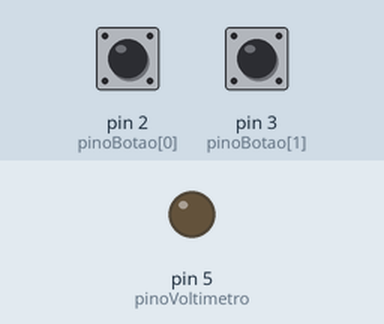
A sketch run on a simulated Arduino Uno, built with avr-gcc and run on an emulated ATmega328P. On the bench: output pins drawn as LEDs (lit = HIGH). The test bench sets the inputs (shaded band); at power-on: pin 2 (pinoBotao[0]) LOW, pin 3 (pinoBotao[1]) LOW.

Above: at 1.2 s.
1.3 s: pin 2 (pinoBotao[0]) pulled HIGH for 0.15 s
At 1.8 s:
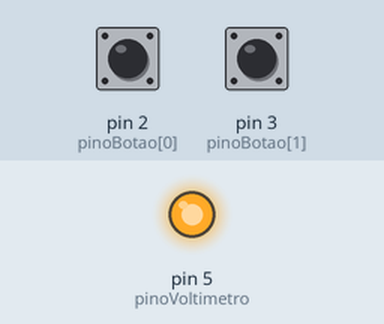
2.9 s: pin 2 (pinoBotao[0]) pulsed HIGH 2 times (0.12 s each, 0.3 s apart)
At 4.1 s:
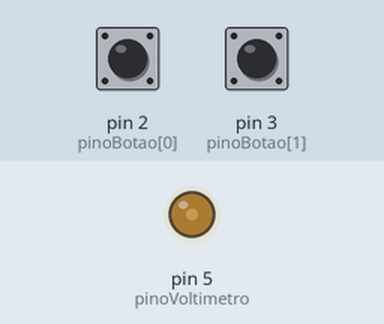
5.0 s: pin 3 (pinoBotao[1]) pulled HIGH for 0.15 s
At 6.2 s:
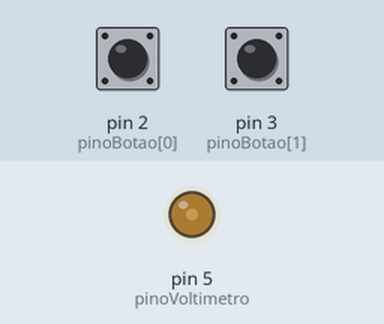
6.6 s: pin 3 (pinoBotao[1]) pulled HIGH for 1 s
At 7.8 s:
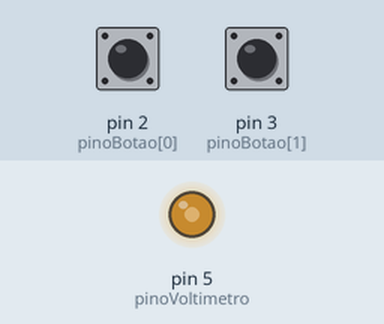
9.1 s: pin 3 (pinoBotao[1]) pulled HIGH for 3.2 s
At 10.5 s:
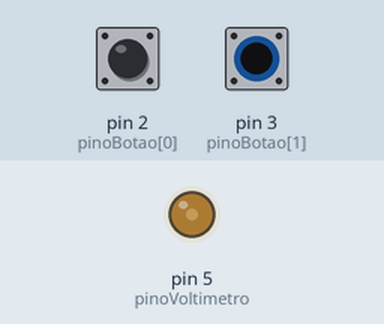
13.8 s: pin 2 (pinoBotao[0]) pulsed HIGH 5 times (0.12 s each, 0.3 s apart)
Timing chart, 0 to 16.8 s (numbered marks = the images above; inputs shaded):
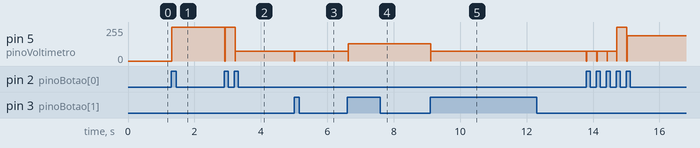

The sketch:

mla_arduino.ino
```cpp
#define N_HISTORICO 4
#define N_ESTATISTICAS (1<<N_HISTORICO)
#define N_BOTOES 2

#define PERIODO_ATUALIZACAO 25
#define ATRASO_BOUNCE 100 / PERIODO_ATUALIZACAO

#define intervalo_treinamento 8

int estatisticas[N_ESTATISTICAS];
int historico[N_HISTORICO];
int acertos = 0;
int n_escolhas = 0;
float taxa_acertos = 0.5;

const int DEBUG = 0;

struct botao {
    int n;
    int estado;
    int atraso;
};

struct botao botoes[N_BOTOES];
enum estado_botao { b_apertado, b_solto, b_ativar, b_desapertado };

char print_buffer[40];
#define DEBUG_PRINT(...)                   \
  do {                                     \
      if(DEBUG) {                          \
        sprintf (print_buffer,__VA_ARGS__);\
        Serial.print(print_buffer);        \
      }                                    \
  } while(0)

int pinoBotao[N_BOTOES] = { 2, 3 };
// the number of the pushbutton pin

const int pinoVoltimetro = 5;

void atualiza_botoes ();
void atualiza_displays ();
float f_livre_arbitrio();

void setup() {
  Serial.begin(9600);

  randomSeed(analogRead(0));

  for( int i = 0; i < N_BOTOES; i++ ) {
    pinMode(pinoBotao[i], INPUT);
  }
  pinMode(pinoVoltimetro, OUTPUT);

  //Inicializa botoes
  for ( int i = 0; i < N_BOTOES; i++ ) {
    botoes[i].n = i;
    botoes[i].estado = 0;
    botoes[i].atraso = 0;
  }

  //Inicializa estatisticas
  for ( int i = 0; i < N_ESTATISTICAS; i++ ) {
    estatisticas[i] = 0;
  }
  // Inicializa historico
  for (int i = 0; i < N_HISTORICO; i++ ) {
    historico[i] = 0;
  }
  // put your setup code here, to run once:

}

// put your main code here, to run repeatedly
void loop() {

  delay(PERIODO_ATUALIZACAO);

  atualiza_botoes();

  if ( botoes[0].estado == b_ativar || botoes[1].estado == b_ativar ) {

    int escolha;
    if ( botoes[0].estado == b_ativar ) {
      escolha = 0;
    }
    else {
      escolha = 1;
    }

    DEBUG_PRINT("Escolha: %d\n",  escolha);

    n_escolhas++;

    // escolha = 0 ou 1
    // 0: esquerda, 1: direita

    // Geracao de previsao
    // Possiveis estados: escolha = 0 | historico ou escolha = 1 | historico

    // Exemplo
    // historico
    // 0010
    // 10010 - 7 -> previsao
    // 00010 - 4

    int prox_estado0, prox_estado1;
    prox_estado0 = 0;
    prox_estado0 += 0 * 1<<(N_HISTORICO-1);
    for ( int i = 0; i < N_HISTORICO-1; i++ ) {
      prox_estado0 += historico[i] * 1<<(N_HISTORICO-1-(i+1));
    }

    prox_estado1 = 0;
    prox_estado1 += 1 * 1<<(N_HISTORICO-1);
    for ( int i = 0; i < N_HISTORICO-1; i++ ) {
      prox_estado1 += historico[i] * 1<<(N_HISTORICO-1-(i+1));
    }

    int previsao;
    if ( estatisticas[prox_estado0] > estatisticas[prox_estado1] ) {
      previsao = 0;
    }
    else {
      previsao = 1;
    }

    //
    //
    if ( escolha == previsao ) {
      acertos++;
      taxa_acertos = (float) acertos / n_escolhas;
    }

    // Acomodacao da nova decisao no historico
    for( int i = N_HISTORICO-1; i > 0; i-- ) {
      historico[i] = historico[i-1];
    }
    historico[0] = escolha;

    // Estado associado ao novo historico
    int novo_estado = 0;
    for ( int i = 0; i < N_HISTORICO; i++ ) {
        DEBUG_PRINT("historico %d : %d\n" , i, historico[i] );
        novo_estado += historico[i] * 1<<(N_HISTORICO-1-i);
    }

    // Incementa estatistica do novo estado
    estatisticas[novo_estado]++;

    atualiza_displays();

    int prev_int = (int) 100 * taxa_acertos;
    DEBUG_PRINT("Previsibilidade: %d\n", prev_int);
    int la_int = (int) 255* f_livre_arbitrio() ;
    DEBUG_PRINT("Previsibilidade: %d\n", la_int);
  }
}

// TODO
void atualiza_botoes () {
  for( int i = 0; i < N_BOTOES; i++ ) {
    atualiza_botao(&botoes[i]);
    //DEBUG_PRINT("Estado botao %d: %d\n",  i, botoes[i].estado);
  }
}

int leitura_botao(int n_botao)
{
    return digitalRead(pinoBotao[n_botao]);
}

void atualiza_botao(botao* b)
{
    switch(b->estado) {
    case b_apertado:
        b->atraso++;
        if( b->atraso > ATRASO_BOUNCE && leitura_botao(b->n) == 0 ) {
            b->estado = b_solto;
            b->atraso = 0;
        }
        break;
    case b_ativar:
        b->estado = b_apertado;
        b->atraso = 0;
        break;
    case b_solto:
        b->atraso++;
        if( b->atraso > ATRASO_BOUNCE && leitura_botao(b->n) == 1 ) {
            b->estado = b_ativar;
            b->atraso = 0;
        }
        break;
    default:
        break;
    }
}

void atualiza_displays () {
  // Display atual: Voltimetro (0-5V)
  // TODO: movimentar agulha de acordo com variancia

  float saida = 255 * f_livre_arbitrio();
  int saida_analogica = (int) saida;

  analogWrite(pinoVoltimetro, 0);
  delay(10);
  analogWrite(pinoVoltimetro, saida);

}

// Use sua habilidade artistico-matematica-filosofica
float f_livre_arbitrio() {
  float livre_arbitrio;
  if ( taxa_acertos < 0.5 ) {
    livre_arbitrio = 1;
  }
  else {
    livre_arbitrio = (float) pow((1-2*(taxa_acertos-0.5)),3);
  }
  return livre_arbitrio;
}
```

Measured:
- after the input at 1.3 s, pin 5 (pinoVoltimetro): 0/255 → 255/255 at once
- after the input at 2.9 s, pin 5 (pinoVoltimetro): 255/255 → 75/255 after 0.32 s
- after the input at 5.0 s, pin 5 (pinoVoltimetro): 75/255 → 0/255 at once, → 75/255 0.01 s later
- after the input at 6.6 s, pin 5 (pinoVoltimetro): 75/255 → 130/255 at once
- after the input at 9.1 s, pin 5 (pinoVoltimetro): 130/255 → 75/255 at once
